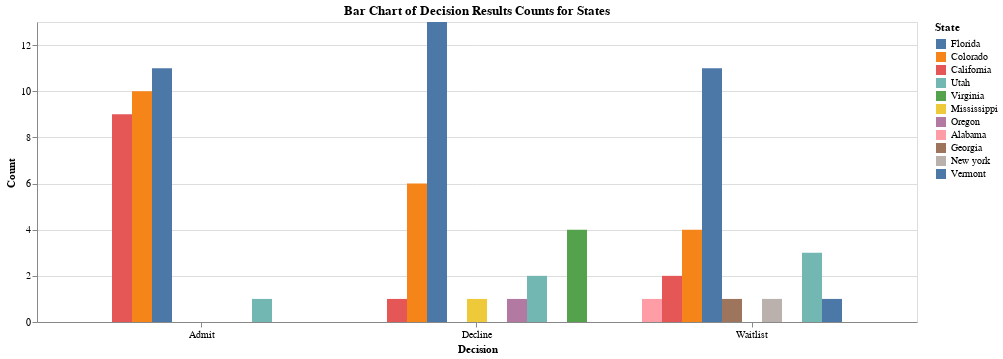

The code cell stored with this chart in its notebook:
### Code cell
import altair as alt

unique_states = decision_count['State'].unique().tolist()

# # Dropdown selection
# input_dropdown = alt.binding_select(options=[None] + unique_states, labels = ['All'] + unique_states, name='State')
# selection = alt.selection_single(fields=['State'], bind=input_dropdown)

decision_bar = alt.Chart(decision_count).mark_bar().encode(
    x=alt.X('Decision:O', title='Decision', axis=alt.Axis(labelAngle=0), sort='-y'),
    y=alt.Y('Count:Q', title='Count'),
    xOffset='State',
    color=alt.Color('State:N', sort=alt.EncodingSortField(field='Count', op='sum', order='descending'))#, scale=alt.Scale(scheme='inferno'))
)
chart_title = "Bar Chart of Decision Results Counts for States"
decision_bar = decision_bar.properties(title=chart_title)

decision_bar

### Figure 1 — Vega-Lite specification as saved in the notebook (floating-point values rounded to 4 significant figures)
{"config": {"view": {"continuousWidth": 300, "continuousHeight": 300}}, "data": {"name": "data-3151e51d0607e0d5854f8ec7322a3dc0"}, "mark": {"type": "bar"}, "encoding": {"color": {"field": "State", "sort": {"field": "Count", "op": "sum", "order": "descending"}, "type": "nominal"}, "x": {"axis": {"labelAngle": 0}, "field": "Decision", "sort": "-y", "title": "Decision", "type": "ordinal"}, "xOffset": {"field": "State", "type": "nominal"}, "y": {"field": "Count", "title": "Count", "type": "quantitative"}}, "title": "Bar Chart of Decision Results Counts for States", "$schema": "https://vega.github.io/schema/vega-lite/v5.8.0.json", "datasets": {"data-3151e51d0607e0d5854f8ec7322a3dc0": [{"Decision": "Admit", "State": "California", "Count": 9}, {"Decision": "Admit", "State": "Colorado", "Count": 10}, {"Decision": "Admit", "State": "Florida", "Count": 11}, {"Decision": "Admit", "State": "Utah", "Count": 1}, {"Decision": "Decline", "State": "California", "Count": 1}, {"Decision": "Decline", "State": "Colorado", "Count": 6}, {"Decision": "Decline", "State": "Florida", "Count": 13}, {"Decision": "Decline", "State": "Mississippi", "Count": 1}, {"Decision": "Decline", "State": "Oregon", "Count": 1}, {"Decision": "Decline", "State": "Utah", "Count": 2}, {"Decision": "Decline", "State": "Virginia", "Count": 4}, {"Decision": "Waitlist", "State": "Alabama", "Count": 1}, {"Decision": "Waitlist", "State": "California", "Count": 2}, {"Decision": "Waitlist", "State": "Colorado", "Count": 4}, {"Decision": "Waitlist", "State": "Florida", "Count": 11}, {"Decision": "Waitlist", "State": "Georgia", "Count": 1}, {"Decision": "Waitlist", "State": "New york", "Count": 1}, {"Decision": "Waitlist", "State": "Utah", "Count": 3}, {"Decision": "Waitlist", "State": "Vermont", "Count": 1}]}}
